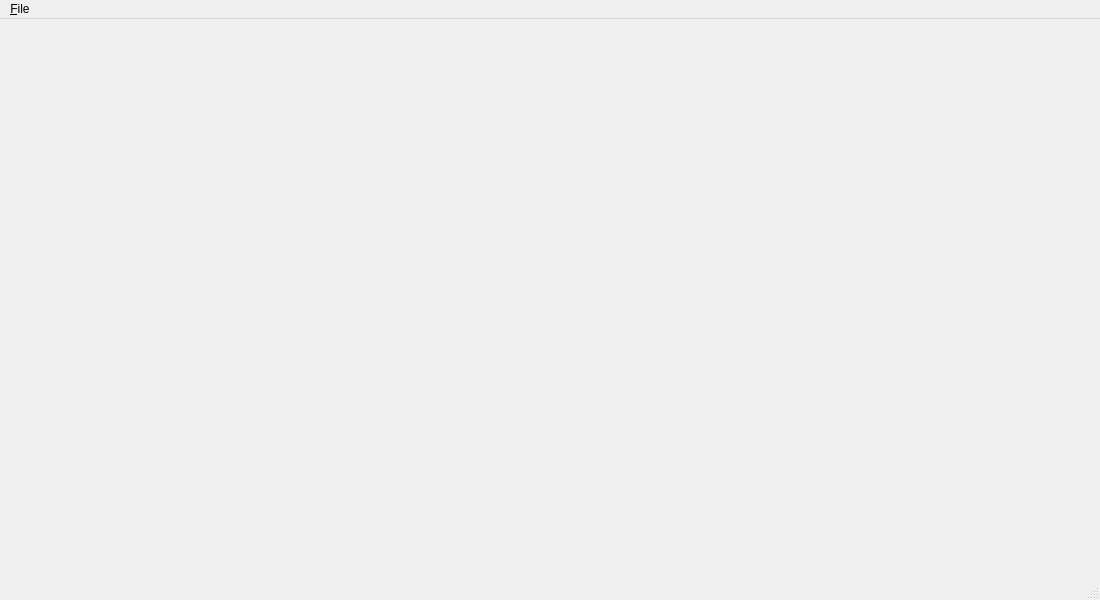
<?xml version="1.0" encoding="UTF-8"?>
<ui version="4.0">
 <class>MainWindow</class>
 <widget class="QMainWindow" name="MainWindow">
  <property name="geometry">
   <rect>
    <x>0</x>
    <y>0</y>
    <width>1100</width>
    <height>600</height>
   </rect>
  </property>
  <property name="windowTitle">
   <string>MainWindow</string>
  </property>
  <widget class="QWidget" name="centralwidget"/>
  <widget class="QMenuBar" name="menubar">
   <property name="geometry">
    <rect>
     <x>0</x>
     <y>0</y>
     <width>1100</width>
     <height>22</height>
    </rect>
   </property>
   <widget class="QMenu" name="menuFile">
    <property name="title">
     <string>&amp;File</string>
    </property>
    <addaction name="actionExit"/>
   </widget>
   <addaction name="menuFile"/>
  </widget>
  <widget class="QStatusBar" name="statusbar"/>
  <action name="actionExit">
   <property name="text">
    <string>E&amp;xit</string>
   </property>
  </action>
 </widget>
 <resources/>
 <connections>
  <connection>
   <sender>actionExit</sender>
   <signal>triggered()</signal>
   <receiver>MainWindow</receiver>
   <slot>close()</slot>
   <hints>
    <hint type="sourcelabel">
     <x>-1</x>
     <y>-1</y>
    </hint>
    <hint type="destinationlabel">
     <x>399</x>
     <y>299</y>
    </hint>
   </hints>
  </connection>
 </connections>
</ui>
